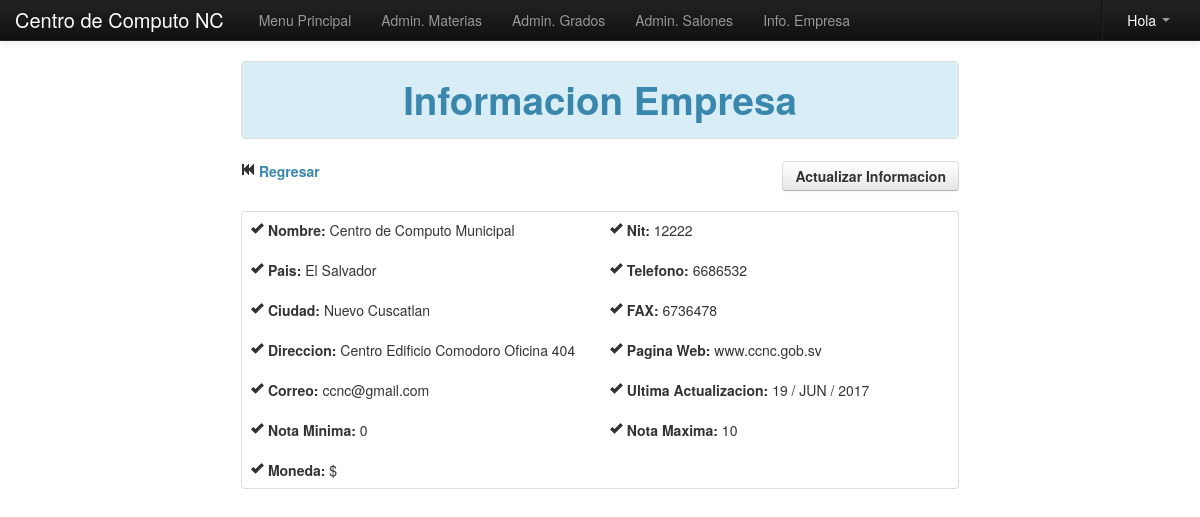
The app's page /Modulos/Datos/empresa.php with its own data.
### tables this page shows
CREATE TABLE IF NOT EXISTS `empresa` (
  `id` int(255) NOT NULL,
  `empresa` varchar(255) NOT NULL,
  `nit` varchar(255) NOT NULL,
  `direccion` varchar(255) NOT NULL,
  `pais` varchar(255) NOT NULL,
  `ciudad` varchar(255) NOT NULL,
  `tel` varchar(255) NOT NULL,
  `fax` varchar(255) NOT NULL,
  `web` varchar(255) NOT NULL,
  `correo` varchar(255) NOT NULL,
  `fecha` date NOT NULL,
  `moneda` varchar(22) NOT NULL,
  `minima` varchar(255) NOT NULL,
  `maxima` varchar(255) NOT NULL
);

### Modulos/funciones.php (called while the page is built, shortened)
<?php
	function fecha($fecha){
		$meses = array("ENE","FEB","MAR","ABR","MAY","JUN","JUL","AGO","SEP","OCT","NOV","DIC");
		$a=substr($fecha, 0, 4);
		$m=substr($fecha, 5, 2);
		$d=substr($fecha, 8);
		return $d." / ".$meses[$m-1]." / ".$a;
	}
?>

### Modulos/Datos/empresa.php (the view, shortened to what this page needs)
<?php
	include_once "class/class.php";
	include_once "../funciones.php";
?>
<!DOCTYPE html>
<html lang="es">
  <head>
    <link href="../../css/bootstrap.css" rel="stylesheet">
    <link href="../../css/bootstrap-responsive.css" rel="stylesheet">
  </head>
  <body>
    <?php include_once "../../menu/m_datos.php"; ?>
    <div align="center">
    <table width="60%">
      <tr>
        <td>
        	<table class="table table-bordered">
              <tr class="info">
                <td><center><h1 class="text-info">Informacion Empresa</h1></center></td>
              </tr>
            </table>
        </td>
      </tr>
    </table>
    <table width="60%">
      <tr>
        <td>
       	    <div class="row-fluid">
	            <div class="span6">
                	<a href="index.php" class="text-info"><i class="icon-fast-backward"></i> <strong>Regresar</strong></a>
                </div>
    	        <div class="span6" align="right">
                	<a href="#myModal" role="button" class="btn" data-toggle="modal"><strong>Actualizar Informacion</strong></a>
                </div>
            </div><br>
             <?php
				$pa=mysql_query("SELECT * FROM empresa WHERE id=1");
				$row=mysql_fetch_array($pa);
			?>
        	<table class="table table-bordered">
              <tr>
                <td>
                    <div class="row-fluid">
                    	<div class="span6">
                        	<i class="icon-ok"></i> <strong>Nombre: </strong><?php echo $row['empresa']; ?><br><br>
                            <i class="icon-ok"></i> <strong>Pais: </strong><?php echo $row['pais']; ?><br><br>
                            <i class="icon-ok"></i> <strong>Ciudad: </strong><?php echo $row['ciudad']; ?><br><br>
                            <i class="icon-ok"></i> <strong>Direccion: </strong><?php echo $row['direccion']; ?><br><br>
                            <i class="icon-ok"></i> <strong>Correo: </strong><?php echo $row['correo']; ?><br><br>
                            <i class="icon-ok"></i> <strong>Nota Minima: </strong><?php echo $row['minima']; ?><br><br>
                            <i class="icon-ok"></i> <strong>Moneda: </strong><?php echo $row['moneda']; ?>
                        </div>
                    	<div class="span6">
                        	<i class="icon-ok"></i> <strong>Nit: </strong><?php echo $row['nit']; ?><br><br>
                            <i class="icon-ok"></i> <strong>Telefono: </strong><?php echo $row['tel']; ?><br><br>
                            <i class="icon-ok"></i> <strong>FAX: </strong><?php echo $row['fax']; ?><br><br>
                            <i class="icon-ok"></i> <strong>Pagina Web: </strong><?php echo $row['web']; ?><br><br>
                            <i class="icon-ok"></i> <strong>Ultima Actualizacion: </strong><?php echo fecha($row['fecha']); ?><br><br>
                            <i class="icon-ok"></i> <strong>Nota Maxima: </strong><?php echo $row['maxima']; ?>
                        </div>
                    </div>
                </td>
              </tr>
            </table>
        </td>
      </tr>
    </table>
    </div>
  </body>
</html>

### Modulos/Datos/empresa.php (style rules this page uses)
body { padding-top: 60px; padding-bottom: 40px; }

### records on screen
empresa: empresa "Centro de Computo Municipal", pais "El Salvador", ciudad "Nuevo Cuscatlan", direccion "Centro Edificio Comodoro Oficina 404", correo "ccnc@gmail.com", minima "0", moneda "$", nit "12222", tel "6686532", fax "6736478", web "www.ccnc.gob.sv", fecha "19 / JUN / 2017", maxima "10"
